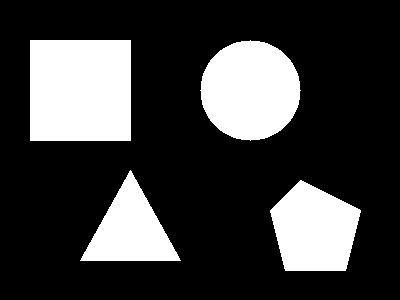
#> input picture 07-computer-vision/assets/contours_shapes.png, 400 x 300 px
$ jupyter execute 11-contours-and-shape-detection.ipynb
#> lines starting #> are read from the running program, lines starting #| are printed output that depends on the picture; after the words box and inside, x2 and y2 are one past the last pixel; in counts of white or black regions, pixels touching at a corner belong together
# Contours and Shape Detection

A contour is the outline curve of a connected white region in a binary image. Contours turn pixels into objects: once you have an outline you can measure area, perimeter, centre and bounding boxes, approximate the shape, and classify it - square, circle, triangle - from its corners. This is the workhorse of classic computer vision.

## Setup

We import OpenCV (`cv2`), NumPy and Matplotlib. In these notebooks images are displayed with Matplotlib so the code runs everywhere, including servers without a screen. The classic OpenCV window functions are explained where they belong, with example code you can run on your own machine.

[cell 1]
import cv2
import numpy as np
import matplotlib.pyplot as plt

print("OpenCV version:", cv2.__version__)

def show(image, title="", cmap=None):
    """Display a BGR (or single-channel) image with matplotlib - works in any environment."""
    if len(image.shape) == 2:
        plt.imshow(image, cmap=cmap or "gray")
    else:
        plt.imshow(cv2.cvtColor(image, cv2.COLOR_BGR2RGB))
    plt.title(title)
    plt.axis("off")
    plt.show()

## Finding and drawing contours

`cv2.findContours` returns the contours and their hierarchy from a binary image. Retrieval mode matters: `RETR_EXTERNAL` keeps only outer outlines, `RETR_TREE` keeps all nested contours. Approximation `CHAIN_APPROX_SIMPLE` stores only endpoints of straight runs, saving memory.

[cell 2]
img = cv2.imread("../assets/contours_shapes.png")
#> img is the input picture: shape (300, 400, 3); 23.9% white; 4 white regions, box (x1, y1, x2, y2) and area: (30, 40, 131, 141) 10201, (200, 40, 301, 141) 7845, (270, 180, 361, 271) 6016, (80, 170, 181, 261) 4641
gray = cv2.cvtColor(img, cv2.COLOR_BGR2GRAY)
#> gray: shape (300, 400); 23.9% white; 4 white regions
_, binary = cv2.threshold(gray, 127, 255, cv2.THRESH_BINARY)
contours, hierarchy = cv2.findContours(binary, cv2.RETR_EXTERNAL, cv2.CHAIN_APPROX_SIMPLE)
#> contours = 4 contours; box (x1, y1, x2, y2) and area: (30, 40, 131, 141) 10000, (200, 40, 301, 141) 7704, (270, 180, 361, 271) 5880, (80, 170, 181, 261) 4500
print("Contours found:", len(contours))
#| Contours found: 4
drawn = img.copy()
cv2.drawContours(drawn, contours, -1, (0, 255, 0), 2)
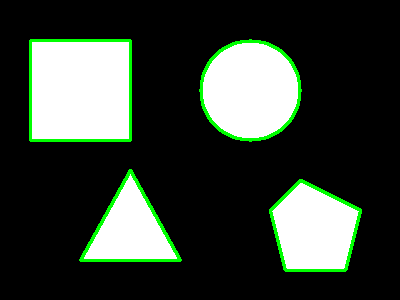
#> drawn: shape (300, 400, 3); 3.58% of pixels changed, all inside (x1, y1, x2, y2) = (29, 39, 362, 272)
show(drawn, "All outer contours")

## Measuring contours: area, perimeter, centroid

`cv2.contourArea` and `cv2.arcLength(contour, closed=True)` give size measures. Moments give the centroid. Sorting contours by area descending is the standard way to work on the biggest object first and ignore specks.

[cell 3]
for i, c in enumerate(sorted(contours, key=cv2.contourArea, reverse=True)):
    m = cv2.moments(c)
    cx, cy = int(m["m10"] / m["m00"]), int(m["m01"] / m["m00"])
    print(f"Contour {i}: area={cv2.contourArea(c):7.0f}  perimeter={cv2.arcLength(c, True):6.1f}  centroid=({cx}, {cy})")
#> this loop made 4 passes
#> (cx, cy) on passes 2 to 4: (250, 90), (313, 229), (130, 229)
#> (c, cx, cy) on pass 1: ([[30, 40], [30, 140], [130, 140], [130, 40]], 80, 90)
#| Contour 0: area=  10000  perimeter= 400.0  centroid=(80, 90)
#| Contour 1: area=   7704  perimeter= 329.7  centroid=(250, 90)
#| Contour 2: area=   5880  perimeter= 307.3  centroid=(313, 229)
#| Contour 3: area=   4500  perimeter= 321.4  centroid=(130, 229)

## Bounding boxes, circles and rotated rectangles

`cv2.boundingRect` gives an upright box (x, y, w, h). `cv2.minAreaRect` gives a rotated box that hugs tilted objects; `cv2.minEnclosingCircle` gives the smallest covering circle. Detection UIs draw the upright box; measurement tasks prefer the rotated one.

[cell 4]
biggest = max(contours, key=cv2.contourArea)
#> biggest = [[30, 40], [30, 140], [130, 140], [130, 40]]
x, y, w, h = cv2.boundingRect(biggest)
#> x = 30; y = 40; w = 101; h = 101
(cx, cy), radius = cv2.minEnclosingCircle(biggest)
#> cx = 80; cy = 90; radius = 70.71
out = img.copy()
cv2.rectangle(out, (x, y), (x + w, y + h), (255, 0, 0), 2)
cv2.circle(out, (int(cx), int(cy)), int(radius), (0, 0, 255), 2)
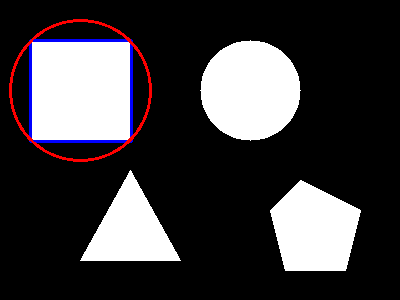
#> out: shape (300, 400, 3); mean B, G, R 62.1, 59.7, 62.4
print("Bounding rect:", (x, y, w, h), "| enclosing circle centre:", (round(cx), round(cy)), "radius:", round(radius))
#| Bounding rect: (30, 40, 101, 101) | enclosing circle centre: (80, 90) radius: 71
show(out, "Box and enclosing circle")

## Polygon approximation and shape classification

`cv2.approxPolyDP` simplifies a contour to its dominant corners; epsilon is a fraction of the perimeter. The corner count classifies the shape: 3 = triangle, 4 = quadrilateral (check width/height ratio to separate square from rectangle), many = circle. This is a complete shape-recognition system in a few lines.

[cell 5]
def classify(contour):
    approx = cv2.approxPolyDP(contour, 0.02 * cv2.arcLength(contour, True), True)
    n = len(approx)
    if n == 3: return "Triangle", approx
    if n == 4:
        _, _, w, h = cv2.boundingRect(approx)
        return ("Square" if abs(w - h) <= 8 else "Rectangle"), approx
    if n == 5: return "Pentagon", approx
    return "Circle / other", approx

labelled = img.copy()
for c in contours:
    name, approx = classify(c)
    m = cv2.moments(c)
    cv2.putText(labelled, name, (int(m["m10"] / m["m00"]) - 35, int(m["m01"] / m["m00"])),
                cv2.FONT_HERSHEY_SIMPLEX, 0.55, (0, 255, 255), 2)
    cv2.drawContours(labelled, [approx], -1, (0, 255, 0), 2)
    print(name, "with", len(approx), "corners")
#> this loop made 4 passes
#> (n in classify, name) on passes 1, 3: (5, 'Pentagon'), (8, 'Circle / other')
#> (approx, n in classify, name) on pass 2: ([[130, 170], [80, 260], [180, 260]], 3, 'Triangle')
#| Pentagon with 5 corners
#| Triangle with 3 corners
#| Circle / other with 8 corners
#| Square with 4 corners
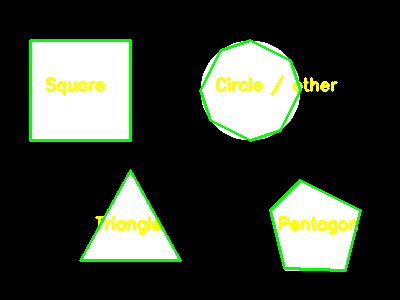
#> labelled: shape (300, 400, 3); 4.82% of pixels changed, all inside (x1, y1, x2, y2) = (29, 39, 362, 272)
show(labelled, "Classified shapes")

## Convex hull and solidity

The convex hull is the smallest convex curve wrapping the contour - like a rubber band around the shape. Solidity = contour area / hull area: near 1 for solid shapes, much lower for stars, hands and letters. Hull defects (the gaps between hull and contour) are how finger counting works.

[cell 6]
c = max(contours, key=cv2.contourArea)
#> c = [[30, 40], [30, 140], [130, 140], [130, 40]]
hull = cv2.convexHull(c)
#> hull = [[130, 40], [130, 140], [30, 140], [30, 40]]
solidity = cv2.contourArea(c) / cv2.contourArea(hull)
#> solidity = 1
print("Solidity of the biggest shape:", round(float(solidity), 3))
#| Solidity of the biggest shape: 1.0
out2 = img.copy()
cv2.drawContours(out2, [hull], -1, (255, 0, 255), 2)
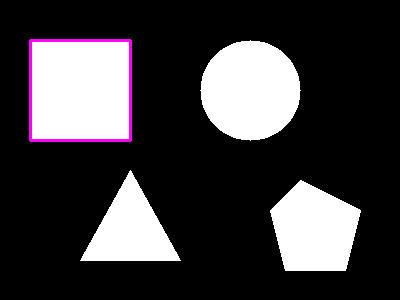
#> out2: shape (300, 400, 3); 1% of pixels changed, all inside (x1, y1, x2, y2) = (29, 39, 132, 142)
show(out2, "Convex hull of the biggest shape")

## Filtering contours and a counting pipeline

Real pipelines filter by area to drop noise, then count what remains. Combined with thresholding and morphology this counts coins, cells, products on a belt - the most common industrial OpenCV job.

[cell 7]
gray_n = cv2.cvtColor(cv2.imread("../assets/noisy_image.png"), cv2.COLOR_BGR2GRAY)
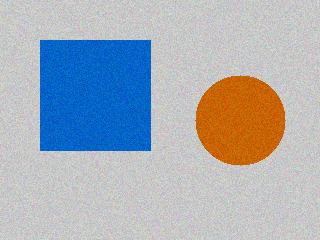
#> input picture 07-computer-vision/assets/noisy_image.png, 320 x 240 px
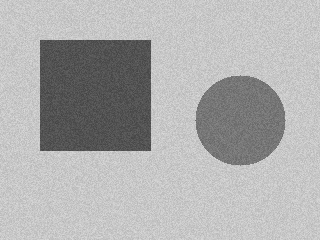
#> gray_n: shape (240, 320); min 67, max 219, mean 174
_, bw = cv2.threshold(gray_n, 0, 255, cv2.THRESH_BINARY_INV + cv2.THRESH_OTSU)
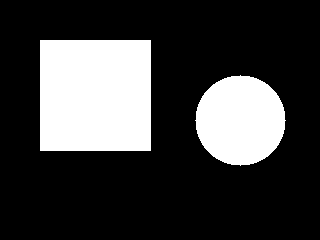
#> bw: shape (240, 320); 24.3% white; 2 white regions, box (x1, y1, x2, y2) and area: (40, 40, 151, 151) 12321, (195, 75, 286, 166) 6361
bw = cv2.morphologyEx(bw, cv2.MORPH_OPEN, np.ones((3, 3), np.uint8))
#> bw: shape (240, 320); 24.3% white; 2 white regions
cs, _ = cv2.findContours(bw, cv2.RETR_EXTERNAL, cv2.CHAIN_APPROX_SIMPLE)
#> cs = 2 contours; box (x1, y1, x2, y2) and area: (40, 40, 151, 151) 12100, (196, 76, 285, 165) 6230
objects = [c for c in cs if cv2.contourArea(c) > 300]
#> objects has the same summary as cs
print("Contours total:", len(cs), "| objects with area > 300:", len(objects))
#| Contours total: 2 | objects with area > 300: 2
